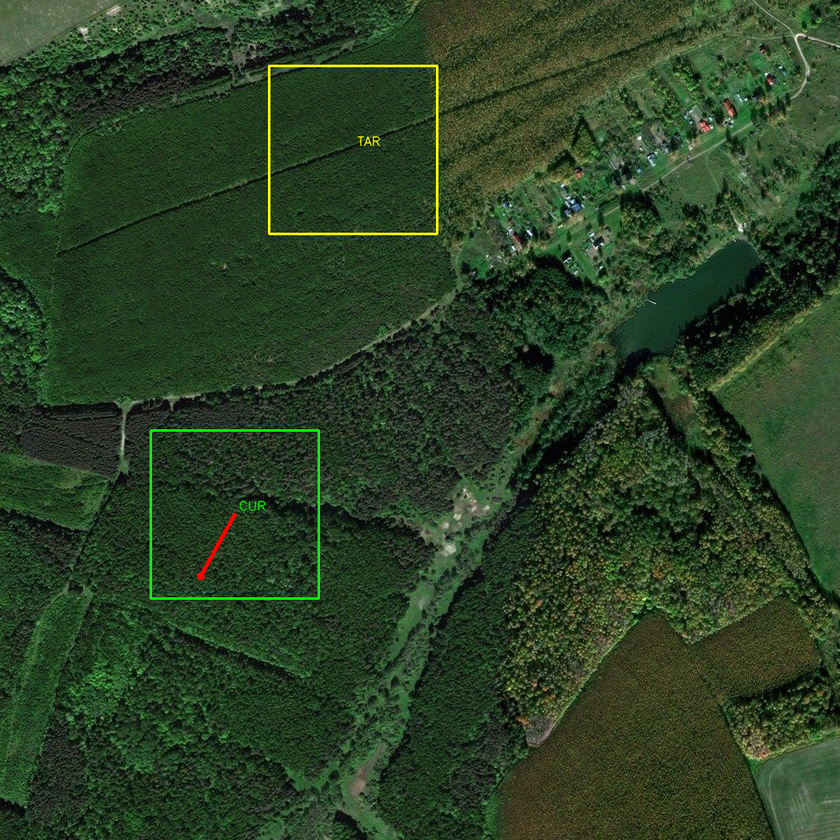
#> input picture viz_example.png, 840 x 840 px, shrunk from 1000 x 1000 before the run
$ python split_big_image.py --input viz_example.png
#> lines starting #> are read from the running program, lines starting #| are printed output that depends on the picture
import argparse
from pathlib import Path

from PIL import Image


def parse_args() -> argparse.Namespace:
    parser = argparse.ArgumentParser(
        description=(
            "Split a large image into overlapping 1000x1000 tiles.\n"
            "Tiles are generated from the bottom‑left corner to the top‑right corner,\n"
            "with 100‑pixel overlap between neighboring tiles."
        )
    )
    parser.add_argument(
        "--input",
        type=str,
        default="big_sample5_17.tif",
        help="Path to the big source image (default: big_sample5_17.tif).",
    )
    parser.add_argument(
        "--output-dir",
        type=str,
        default="big_sample_tiles",
        help="Directory to save 1000x1000 tiles.",
    )
    parser.add_argument(
        "--tile-size",
        type=int,
        default=1000,
        help="Tile size in pixels (square, default: 1000).",
    )
    parser.add_argument(
        "--overlap",
        type=int,
        default=100,
        help="Overlap size in pixels between neighboring tiles (default: 100).",
    )
    parser.add_argument(
        "--format",
        type=str,
        default="png",
        help="Output image format/extension (e.g. png, jpg, tif).",
    )
    return parser.parse_args()


def compute_tile_origins(width: int, height: int, tile_size: int, overlap: int):
    """
    Compute (x, y) origins for tiles that:
      - are exactly tile_size x tile_size
      - overlap neighbors by 'overlap' pixels
      - cover the full image, aligning the last tiles with the right/top borders if needed
      - are ordered from bottom‑left to top‑right (scan bottom row left->right, then up)
    """
    stride = tile_size - overlap
    assert stride > 0, "stride must be positive (tile_size must be > overlap)."

    # Compute candidate starts in x direction
    x_starts = []
    x = 0
    while x + tile_size <= width:
        x_starts.append(x)
        x += stride
    # Ensure last tile touches the right edge
    if x_starts:
        last_x = x_starts[-1]
        if last_x + tile_size < width:
            x_starts.append(width - tile_size)
    else:
        x_starts.append(0)

    # Compute candidate starts in y direction (top‑down first)
    y_starts = []
    y = 0
    while y + tile_size <= height:
        y_starts.append(y)
        y += stride
    # Ensure last tile touches the bottom edge
    if y_starts:
        last_y = y_starts[-1]
        if last_y + tile_size < height:
            y_starts.append(height - tile_size)
    else:
        y_starts.append(0)

    # We need order from bottom‑left to top‑right.
    # PIL coordinates: (0,0) is top‑left, y increases downward.
    # "Bottom" means larger y values. So iterate y from high to low.
    origins = []
    for row_idx, y0 in enumerate(sorted(y_starts, reverse=True)):
        for col_idx, x0 in enumerate(sorted(x_starts)):
            origins.append((x0, y0, col_idx, row_idx))

    return origins


def main() -> None:
    args = parse_args()

    input_path = Path(args.input)
    output_dir = Path(args.output_dir)
    output_dir.mkdir(parents=True, exist_ok=True)

    if not input_path.exists():
        raise FileNotFoundError(f"Input image not found: {input_path}")

    big_img = Image.open(input_path).convert("RGB")
#> big_img is the input picture: PIL image 840x840 RGB; mean R, G, B 43.2, 64.7, 36.8
    width, height = big_img.size
#> width = 840; height = 840
    tile_size = args.tile_size
    overlap = args.overlap

    print(
        f"Splitting {input_path} (size: {width}x{height}) into {tile_size}x{tile_size} tiles\n"
        f"with {overlap}px overlap (stride = {tile_size - overlap})."
    )
#| Splitting viz_example.png (size: 840x840) into 1000x1000 tiles
#| with 100px overlap (stride = 900).

    origins = compute_tile_origins(width, height, tile_size, overlap)
#> origins = [(0, 0, 0, 0)]
    print(f"Total tiles: {len(origins)}")
#| Total tiles: 1

    for x0, y0, col_idx, row_idx in origins:
        x1 = x0 + tile_size
        y1 = y0 + tile_size

        tile = big_img.crop((x0, y0, x1, y1))

        # Naming: tile_row{row}_col{col}_x{x0}_y{y0}.ext
        out_name = f"tile_r{row_idx:03d}_c{col_idx:03d}_x{x0}_y{y0}.{args.format}"
        out_path = output_dir / out_name
        tile.save(out_path)
#> this loop made 1 pass
#> pass 1, in main, `tile = big_img.crop((x0, y0, x1, y1))`:
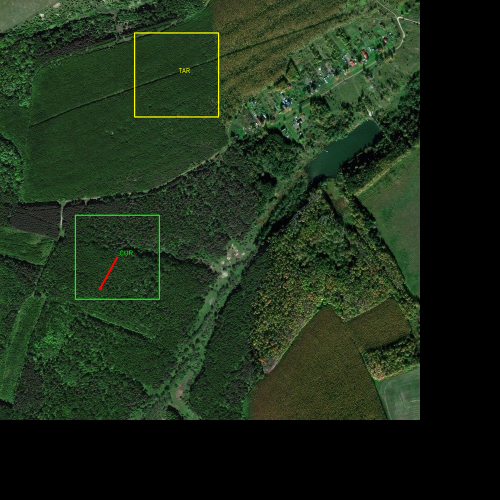
#> tile: PIL image 1000x1000 RGB (shown at 1/2 size); mean R, G, B 30.5, 45.7, 26

    print(f"Done. Tiles saved to: {output_dir}")


if __name__ == "__main__":
    main()

$ run again, on viz_annotations.png
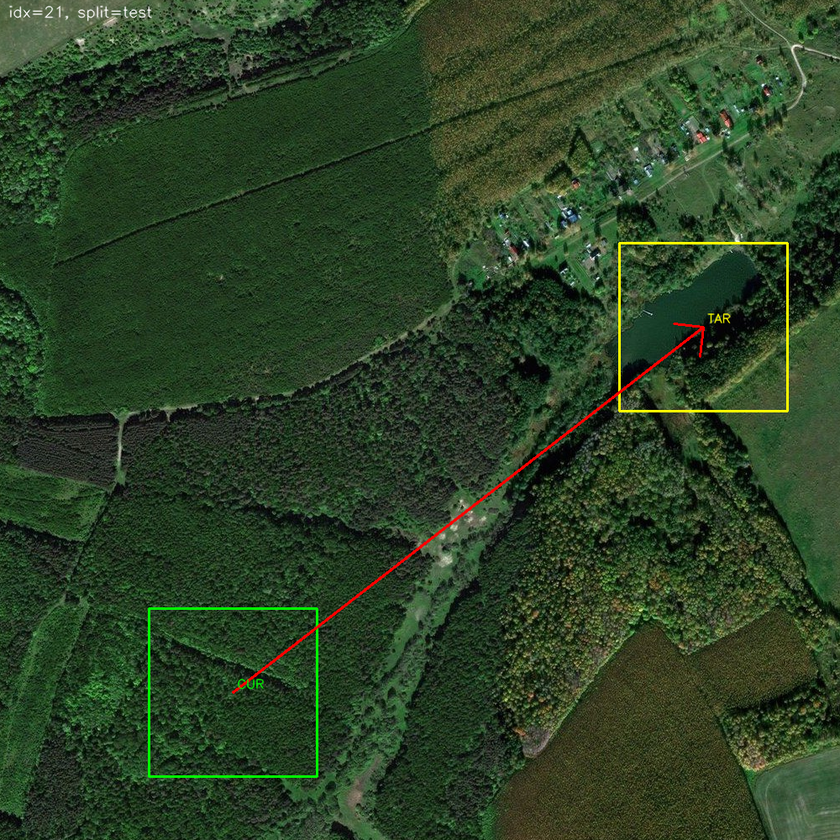
#> input picture viz_annotations.png, 840 x 840 px, shrunk from 1000 x 1000 before the run
#> in main, big_img is the input picture: PIL image 840x840 RGB; mean R, G, B 44, 65, 37
#| Splitting viz_annotations.png (size: 840x840) into 1000x1000 tiles
#| with 100px overlap (stride = 900).
#| Total tiles: 1
#> the loop in main, `for x0, y0, col_idx, row_idx in origins:` made 1 pass
#> pass 1, in main, `tile = big_img.crop((x0, y0, x1, y1))`:
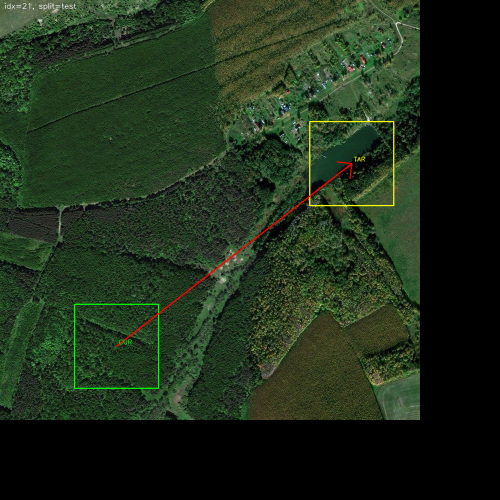
#> tile: PIL image 1000x1000 RGB (shown at 1/2 size); mean R, G, B 31.1, 45.8, 26.1

$ run again, on viz_cur_heatmap.png
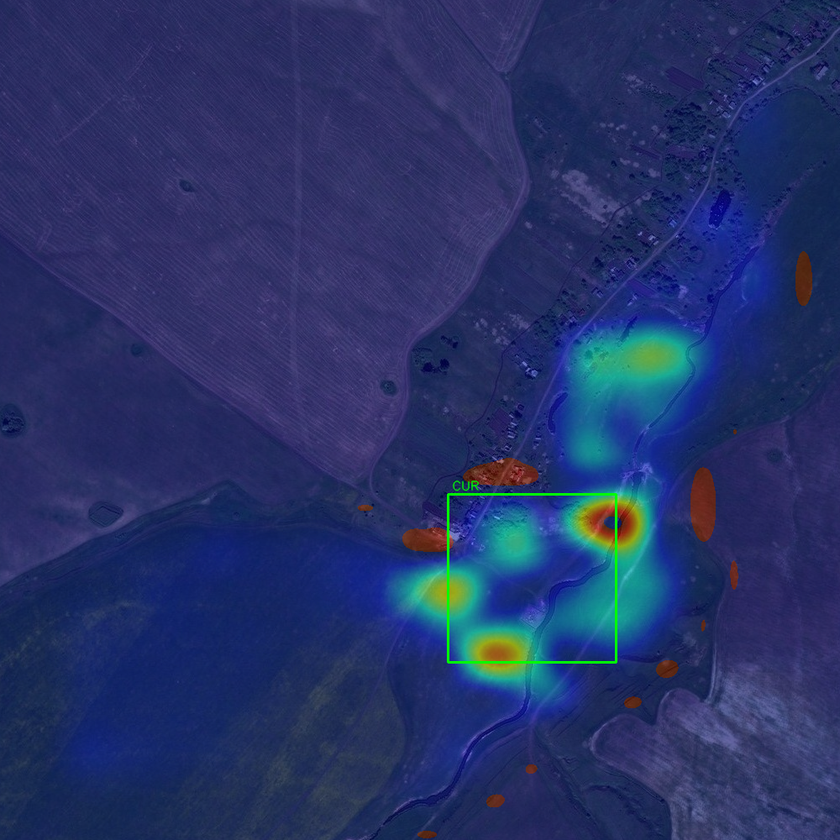
#> input picture viz_cur_heatmap.png, 840 x 840 px, shrunk from 1000 x 1000 before the run
#> in main, big_img is the input picture: PIL image 840x840 RGB; mean R, G, B 38.2, 51.4, 102.9
#| Splitting viz_cur_heatmap.png (size: 840x840) into 1000x1000 tiles
#| with 100px overlap (stride = 900).
#| Total tiles: 1
#> the loop in main, `for x0, y0, col_idx, row_idx in origins:` made 1 pass
#> pass 1, in main, `tile = big_img.crop((x0, y0, x1, y1))`:
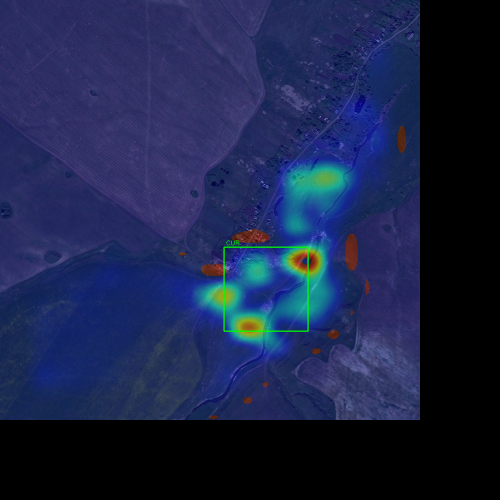
#> tile: PIL image 1000x1000 RGB (shown at 1/2 size); mean R, G, B 27, 36.2, 72.6
